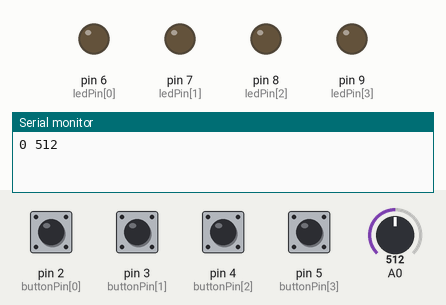
The sketch below on a simulated Arduino Uno, built with avr-gcc and run on an emulated ATmega328P. Shown: output pins drawn as LEDs (lit = HIGH), the last lines printed to the serial monitor. Inputs (shaded band) come from the test bench; at power-on: pin 2 (buttonPin[0]), pin 3 (buttonPin[1]), pin 4 (buttonPin[2]), pin 5 (buttonPin[3]) LOW, A0 = 512.

Above: at 1.2 s.
1.3 s: pin 3 (buttonPin[1]) pulled HIGH for 0.15 s
At 2.3 s:
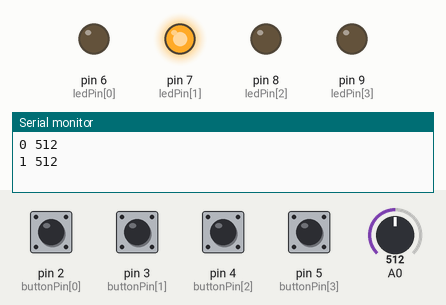
2.9 s: pin 4 (buttonPin[2]) pulled HIGH for 0.15 s
At 3.8 s:
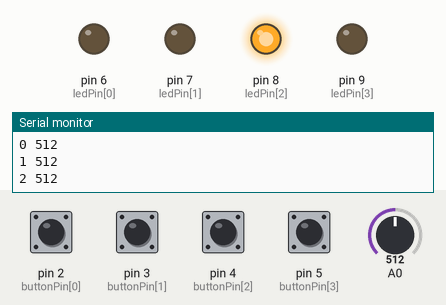
4.5 s: pin 5 (buttonPin[3]) pulled HIGH for 0.15 s
At 5.1 s:
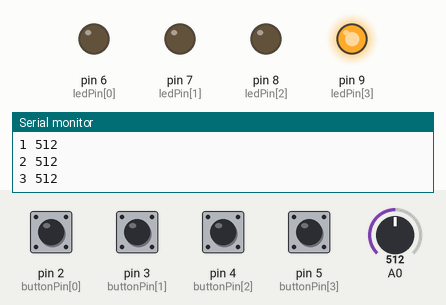
6.1 s: pin 2 (buttonPin[0]) pulled HIGH for 0.15 s
At 7.4 s:
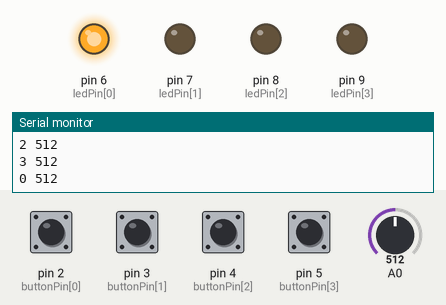
7.7 s: pin 3 (buttonPin[1]) pulled HIGH for 1 s
At 8.7 s:
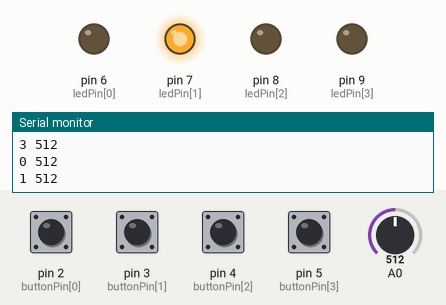
10.2 s: pin 5 (buttonPin[3]) pulled HIGH for 1 s
At 11.6 s:
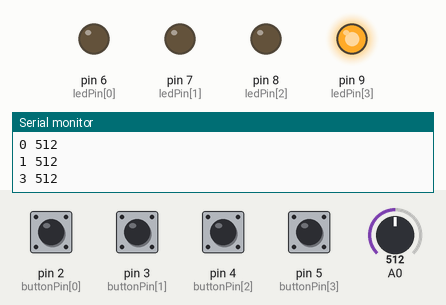
Timing chart, 0 to 13.2 s (numbered marks = the images above; inputs shaded):
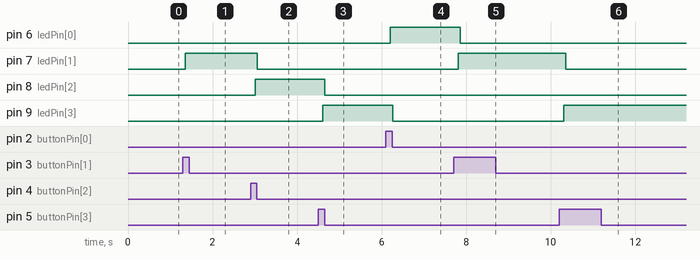

The sketch:

sketch_fcpc3.ino
```cpp
// constants won't change. They're used here to set pin numbers:
const int buttLedNumber = 4;
const int buttonPin[buttLedNumber] = {2, 3, 4, 5}; // the number of the pushbutton pin
const int ledPin[buttLedNumber] = {6, 7, 8, 9}; // the number of the LED pin

// Variables will change:
int ledState[buttLedNumber] = {LOW, LOW, LOW, LOW}; // the current state of the output pin
int lastButtonState[buttLedNumber] = {LOW, LOW, LOW, LOW}; // the previous reading from the input pin
int count = 0;
int sensorValue = 0;    //initialization of sensor variable, equivalent to EMA Y
float EMA_a = 0.4;      //initialization of EMA alpha
int EMA_S = 0;          //initialization of EMA S
int sceneNum = 0;
int lastSceneNum;
int lastSensorValue;

//Functions prototype:
//void switchDebounce(unsigned long &lastDebounceTime, unsigned long &debounceDelay, int &ledState, int &buttonState, int &lastButtonState, int &reading, int count);

// the following variables are unsigned longs because the time, measured in
// milliseconds, will quickly become a bigger number than can be stored in an int.
unsigned long lastDebounceTime[buttLedNumber]; // the last time the output pin was toggled
unsigned long debounceDelay = 50; // the debounce time; increase if the output flickers

void setup() {

  //Set the leds pins as outputs
  for(int i = 0; i < buttLedNumber; i++){
  pinMode(buttonPin[i], INPUT);
  }

  //Set the leds pins as outputs
    for(int i = 0; i < buttLedNumber; i++){
  pinMode(ledPin[i], OUTPUT);
  }


  // set initial LED state
  for(int i = 0; i < buttLedNumber; i++){
  digitalWrite(ledPin[i], ledState[i]);
  }

   Serial.begin(9600);   //Start the serial monitor

   EMA_S = analogRead(A0);
}

void loop() {
  if (count > buttLedNumber - 1){
    count = 0;
  }
  // int sceneNum;
  // read the state of the switch into a local variable:
  int reading = digitalRead(buttonPin[count]);

  if (reading != lastButtonState[count]) {
    // reset the debouncing timer
    lastDebounceTime[count] = millis();
  }

  if (millis() - lastDebounceTime[count] > debounceDelay){
     if(reading == HIGH) {
      for(int i = 0; i < buttLedNumber; i++) {
        if (i == count) {
          ledState[i] = HIGH;
          sceneNum = i;
          }
          else {
          ledState[i] = LOW;
            }

        }
     }
  }

  // set the LEDs:
  digitalWrite(ledPin[count], ledState[count]);

  sensorValue = analogRead(A0);

  EMA_S = (EMA_a*sensorValue) + ((1-EMA_a)*EMA_S);

  if(sceneNum != lastSceneNum || EMA_S != lastSensorValue) {
    Serial.print(sceneNum);
    Serial.print(' ');
    Serial.print(EMA_S);
    Serial.print('\n');
    lastSceneNum = sceneNum;
    lastSensorValue = EMA_S;
    delay(50);
  }

  // save the reading. Next time through the loop, it'll be the lastButtonState:
  lastButtonState[count] = reading;
  count += 1;
}
```

Measured:
- after the input at 1.3 s, pin 7 (ledPin[1]): LOW → HIGH after 0.05 s
- after the input at 2.9 s, pin 7 (ledPin[1]): HIGH → LOW after 0.16 s; pin 8 (ledPin[2]): LOW → HIGH after 0.11 s
- after the input at 4.5 s, pin 8 (ledPin[2]): HIGH → LOW after 0.16 s; pin 9 (ledPin[3]): LOW → HIGH after 0.11 s
- after the input at 6.1 s, pin 6 (ledPin[0]): LOW → HIGH after 0.11 s; pin 9 (ledPin[3]): HIGH → LOW after 0.16 s
- after the input at 7.7 s, pin 6 (ledPin[0]): HIGH → LOW after 0.16 s; pin 7 (ledPin[1]): LOW → HIGH after 0.11 s
- after the input at 10.2 s, pin 7 (ledPin[1]): HIGH → LOW after 0.15 s; pin 9 (ledPin[3]): LOW → HIGH after 0.10 s
